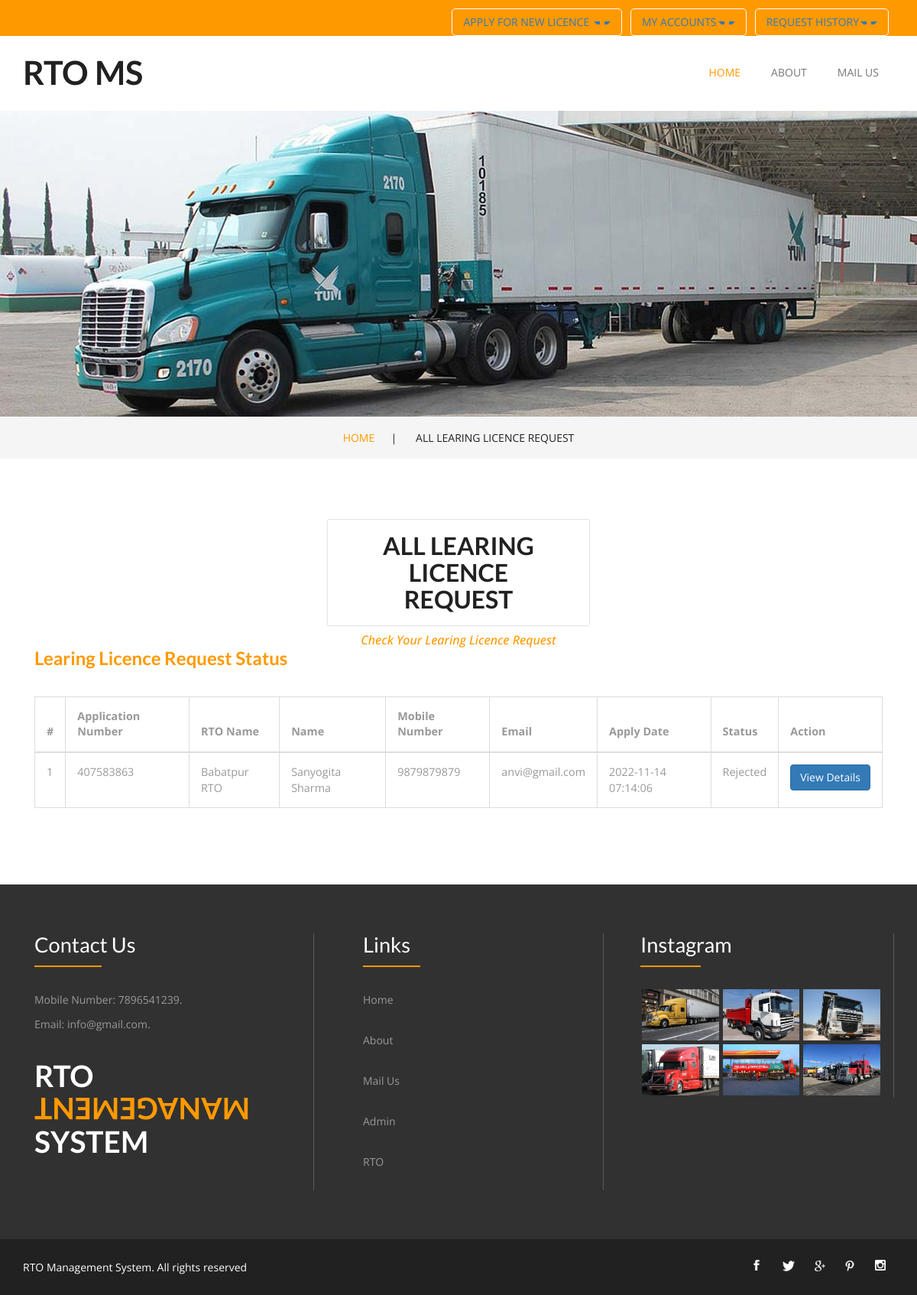
The page /rtoms/all-ll-request.php (signed in) on the database its author committed.
### tables this page shows
CREATE TABLE `tblllicence` (
  `ID` int(10) NOT NULL,
  `ApplicationNumber` int(10) DEFAULT NULL,
  `UserID` int(10) DEFAULT NULL,
  `StateID` int(5) DEFAULT NULL,
  `CityID` int(5) DEFAULT NULL,
  `ProfilePic` varchar(250) DEFAULT NULL,
  `FathersName` varchar(250) DEFAULT NULL,
  `DateofBirth` date DEFAULT NULL,
  `EducationQualification` varchar(250) DEFAULT NULL,
  `LicenceType` varchar(250) DEFAULT NULL,
  `PermanentAddress` mediumtext DEFAULT NULL,
  `CommunicationAddress` mediumtext DEFAULT NULL,
  `BloodGroup` varchar(100) DEFAULT NULL,
  `ApplyDate` timestamp NULL DEFAULT current_timestamp(),
  `Remark` varchar(250) DEFAULT NULL,
  `Status` varchar(100) DEFAULT NULL,
  `UpdationDate` timestamp NULL DEFAULT NULL ON UPDATE current_timestamp()
);

CREATE TABLE `tblrto` (
  `ID` int(5) NOT NULL,
  `StateID` int(5) DEFAULT NULL,
  `CityID` int(5) DEFAULT NULL,
  `NameofRTO` varchar(250) DEFAULT NULL,
  `RTOAddress` mediumtext DEFAULT NULL,
  `Nodalofficer` varchar(250) DEFAULT NULL,
  `Username` varchar(250) DEFAULT NULL,
  `Password` varchar(250) DEFAULT NULL,
  `CreationDate` timestamp NULL DEFAULT current_timestamp()
);

CREATE TABLE `users` (
  `id` int(11) NOT NULL,
  `FirstName` varchar(255) DEFAULT NULL,
  `LastName` varchar(255) DEFAULT NULL,
  `Email` varchar(255) DEFAULT NULL,
  `MobileNumber` bigint(11) DEFAULT NULL,
  `Password` varchar(255) DEFAULT NULL,
  `regDate` timestamp NOT NULL DEFAULT current_timestamp()
);

CREATE TABLE `tblpage` (
  `ID` int(10) NOT NULL,
  `PageType` varchar(200) DEFAULT NULL,
  `PageTitle` mediumtext DEFAULT NULL,
  `PageDescription` mediumtext DEFAULT NULL,
  `Email` varchar(200) DEFAULT NULL,
  `MobileNumber` bigint(10) DEFAULT NULL,
  `UpdationDate` date DEFAULT NULL,
  `Timing` varchar(200) NOT NULL
);

### rtoms/all-ll-request.php (the view, shortened to what this page needs)
<?php
include('includes/config.php');
if (strlen($_SESSION['rtomsuid']==0)) {
  header('location:logout.php');
  } else{
  ?>
<!DOCTYPE html>
<html>
<head>
<link href="css/bootstrap.css" rel="stylesheet" type="text/css" media="all" />
<link href="css/style.css" rel="stylesheet" type="text/css" media="all" />
</head>
<body>
	<?php include_once('includes/header.php');?>
	<div class="banner1">
	</div>
	<div class="services-breadcrumb">
		<div class="container">
			<ul>
				<li><a href="index.php">Home</a><i>|</i></li>
				<li>All Learing Licence Request</li>
			</ul>
		</div>
	</div>
	<div class="mail">
		<div class="container">
			<h3>All Learing Licence Request</h3>
			<p class="quia">Check Your Learing Licence Request</p>
			<div class="col-md-12 wthree_contact_left">
				<h4>Learing Licence Request Status</h4>
				<table class="table table-bordered">
                                    <thead>
                                        <tr>
                                            <th>#</th>
                                            <th>Application Number</th>
                                            <th>RTO Name</th>
                                            <th>Name</th>
                                            <th>Mobile Number</th>
                                            <th>Email</th>
                                            <th>Apply Date</th>
                                            <th>Status</th>
                                            <th>Action</th>
                                        </tr>
                                    </thead>
                                    <tbody>
<?php
$uid=$_SESSION['rtomsuid'];
$ret=mysqli_query($con,"select tblrto.ID as rtoid,tblrto.NameofRTO,tblrto.StateID as rstid,tblrto.CityID as rctid,tblllicence.ID as dlid,tblllicence.ApplicationNumber,tblllicence.StateID as dlsid,tblllicence.CityID as dlcid,tblllicence.ApplyDate,tblllicence.Status,users.id,users.FirstName,users.LastName,users.MobileNumber,users.Email from tblllicence join users on users.id=tblllicence.UserId left join tblrto on tblrto.CityID=tblllicence.CityID where tblllicence.UserId=$uid");
$cnt=1;
while ($row=mysqli_fetch_array($ret)) {
?>
                                <tr>
                                            <td><?php echo $cnt;?></td>
                  <td><?php  echo $row['ApplicationNumber'];?></td>
                  <td><?php  echo $row['NameofRTO'];?></td>
                  <td><?php  echo $row['FirstName'];?> <?php  echo $row['LastName'];?></td>
                  <td><?php  echo $row['MobileNumber'];?></td>
                  <td><?php  echo $row['Email'];?></td>
                  <td><?php  echo $row['ApplyDate'];?></td>
                  <?php if($row['Status']==""){ ?>
                     <td class="font-w600"><?php echo "Not Updated Yet"; ?></td>
                     <?php } else { ?>
                      <td><?php  echo $row['Status'];?></td><?php } ?>
                                    <td>
<a href="view-ll-request.php?appid=<?php echo $row['ApplicationNumber'];?>" class="btn btn-primary">View Details</a></td>
                                        </tr>
                                        <?php $cnt=$cnt+1; } ?>
                                    </tbody>
                                </table>
			</div>
			<div class="clearfix"> </div>
		</div>
	</div>
	<?php include_once('includes/footer.php');?>
</body>
</html>
<?php } ?>

### rtoms/includes/footer.php (shortened to what this page needs)
<div class="footer">
              <div class="container">
                     <div class="col-md-4 w3agile_footer_grid">
                             <?php
$ret=mysqli_query($con,"select * from tblpage where PageType='contactus' ");
while ($row=mysqli_fetch_array($ret)) {
?>
                            <h3><?php  echo $row['PageTitle'];?></h3>
                            <p>Mobile Number: <?php  echo $row['MobileNumber'];?>.</p>
                            <p>Email: <?php  echo $row['Email'];?>.</p>
                     <?php } ?>
                            <h2><a href="index.php">RTO<span>Management</span>System</a></h2>
                     </div>
                     <div class="col-md-4 w3agile_footer_grid">
                            <h3>Links</h3>
                            <ul>
                                   <li><a href="index.php">Home</a></li>
                                   <li><a href="about.php">About</a></li>
                                   <li><a href="contact.php">Mail Us</a></li>
                                   <li><a href="admin/index.php">Admin</a></li>
                                   <li><a href="rto/index.php">RTO</a></li>
                            </ul>
                     </div>
                     <div class="col-md-4 w3agile_footer_grid">
                            <h3>Instagram</h3>
                            <div class="w3agile_footer_grid_left">
                                   <img src="images/9.jpg" alt=" " class="img-responsive" />
                            </div>
                            <div class="w3agile_footer_grid_left">
                                   <img src="images/10.jpg" alt=" " class="img-responsive" />
                            </div>
                            <div class="w3agile_footer_grid_left">
                                   <img src="images/11.jpg" alt=" " class="img-responsive" />
                            </div>
                            <div class="w3agile_footer_grid_left">
                                   <img src="images/8.jpg" alt=" " class="img-responsive" />
                            </div>
                            <div class="w3agile_footer_grid_left">
                                   <img src="images/7.jpg" alt=" " class="img-responsive" />
                            </div>
                            <div class="w3agile_footer_grid_left">
                                   <img src="images/6.jpg" alt=" " class="img-responsive" />
                            </div>
                            <div class="clearfix"> </div>
                     </div>
                     <div class="clearfix"> </div>
              </div>
       </div>
       <div class="agileinfo_copy_right">
              <div class="container">
                     <div class="agileinfo_copy_right_left">
                            <p> RTO Management System. All rights reserved</p>
                     </div>
                     <div class="agileinfo_copy_right_right">
                            <ul class="social">
                                   <li><a class="social-linkedin" href="#">
                                          <i></i>
                                          </a></li>
                                   <li><a class="social-twitter" href="#">
                                          <i></i>
                                          </a></li>
                                   <li><a class="social-google" href="#">
                                          <i></i>
                                          </a></li>
                                   <li><a class="social-facebook" href="#">
                                          <i></i>
                                          </a></li>
                                   <li><a class="social-instagram" href="#">
                                          <i></i>
                                          </a></li>
                            </ul>
                     </div>
                     <div class="clearfix"> </div>
              </div>
       </div>

### rows shown on the page
tblllicence: ApplicationNumber "407583863", tblrto.NameofRTO "Babatpur RTO", UserID.FirstName "Sanyogita", UserID.LastName "Sharma", UserID.MobileNumber "9879879879", UserID.Email "anvi@gmail.com", ApplyDate "2022-11-14 07:14:06", Status "Rejected"
tblpage: PageTitle "Contact Us", MobileNumber "7896541239", Email "info@gmail.com"
